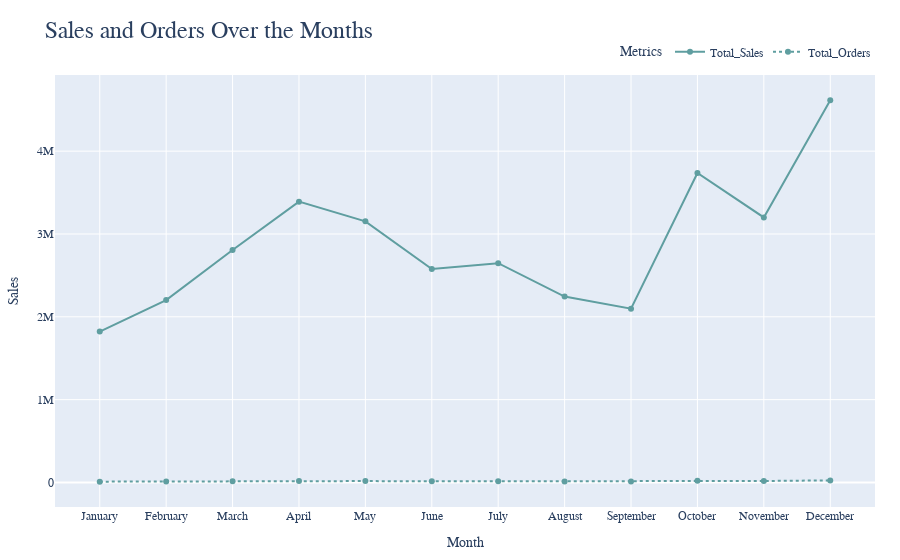

This figure's notebook cell:
### Markdown cell above
### 5. What is the trend for total sales and total orders over time?

### Code cell
monthly_data = maindf.groupby('Month').agg(
    Total_Sales=('Sales', 'sum'),
    Total_Orders=('Order ID', 'count')).reset_index()


fig = px.line(
    monthly_data,
    x="Month",
    y=["Total_Sales", "Total_Orders"],
    labels={
        "Month": "Month",
        "value": "Sales",
        "variable": "Metric"
    },
    title="Sales and Orders Over the Months",
    markers=True
)


fig.for_each_trace(lambda trace: trace.update(
    line=dict(
        color="cadetblue",
        dash="solid" if trace.name == "Total_Sales" else "dot"
    )
))


fig.update_layout(
    title_font=dict(size=24),
    font_family="Arial Black",
    xaxis_title="Month", 
    xaxis=dict(
        tickvals=list(range(1, 13)),
        ticktext=[
            'January', 'February', 'March', 'April', 'May', 'June', 
            'July', 'August', 'September', 'October', 'November', 'December'
        ]
    ),
    yaxis_title="Sales",
    legend_title="Metrics",
    legend=dict(orientation="h", yanchor="bottom", y=1.02, xanchor="right", x=1),
    margin=dict(t=75, l=25, r=25, b=25),
)

fig.show()
fig.write_html("sales_and_orders_by_month_line.html")

### Figure 1 — Plotly figure (JSON) as saved in the notebook; plotly's stock layout.template omitted (floating-point values rounded to 4 significant figures)
{"data": [{"hovertemplate": "Metric=Total_Sales<br>Month=%{x}<br>Sales=%{y}<extra></extra>", "legendgroup": "Total_Sales", "line": {"color": "cadetblue", "dash": "solid"}, "marker": {"symbol": "circle"}, "mode": "lines+markers", "name": "Total_Sales", "orientation": "v", "showlegend": true, "type": "scatter", "x": [1, 2, 3, 4, 5, 6, 7, 8, 9, 10, 11, 12], "xaxis": "x", "y": [1822000.0, 2202000.0, 2807000.0, 3391000.0, 3153000.0, 2578000.0, 2648000.0, 2244000.0, 2098000.0, 3737000.0, 3200000.0, 4613000.0], "yaxis": "y"}, {"hovertemplate": "Metric=Total_Orders<br>Month=%{x}<br>Sales=%{y}<extra></extra>", "legendgroup": "Total_Orders", "line": {"color": "cadetblue", "dash": "dot"}, "marker": {"symbol": "circle"}, "mode": "lines+markers", "name": "Total_Orders", "orientation": "v", "showlegend": true, "type": "scatter", "x": [1, 2, 3, 4, 5, 6, 7, 8, 9, 10, 11, 12], "xaxis": "x", "y": [9709, 11975, 15153, 18279, 16566, 13554, 14293, 11961, 11621, 20282, 17573, 24984], "yaxis": "y"}], "layout": {"font": {"family": "Arial Black"}, "legend": {"orientation": "h", "title": {"text": "Metrics"}, "tracegroupgap": 0, "x": 1, "xanchor": "right", "y": 1.02, "yanchor": "bottom"}, "margin": {"b": 25, "l": 25, "r": 25, "t": 75}, "title": {"font": {"size": 24}, "text": "Sales and Orders Over the Months"}, "xaxis": {"anchor": "y", "domain": [0, 1], "ticktext": ["January", "February", "March", "April", "May", "June", "July", "August", "September", "October", "November", "December"], "tickvals": [1, 2, 3, 4, 5, 6, 7, 8, 9, 10, 11, 12], "title": {"text": "Month"}}, "yaxis": {"anchor": "x", "domain": [0, 1], "title": {"text": "Sales"}}}}
